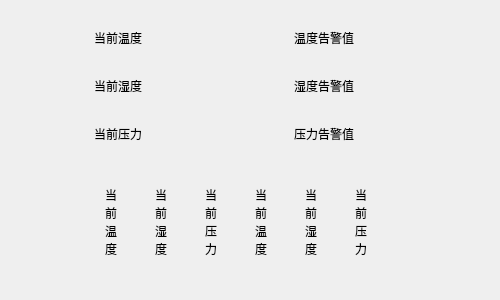
<?xml version="1.0" encoding="UTF-8"?>
<ui version="4.0">
 <class>frmNavLabel</class>
 <widget class="QWidget" name="frmNavLabel">
  <property name="geometry">
   <rect>
    <x>0</x>
    <y>0</y>
    <width>500</width>
    <height>300</height>
   </rect>
  </property>
  <property name="windowTitle">
   <string>Form</string>
  </property>
  <layout class="QGridLayout" name="gridLayout">
   <item row="0" column="1">
    <widget class="NavLabel" name="lab21">
     <property name="minimumSize">
      <size>
       <width>111</width>
       <height>31</height>
      </size>
     </property>
     <property name="maximumSize">
      <size>
       <width>111</width>
       <height>31</height>
      </size>
     </property>
     <property name="text">
      <string>温度告警值</string>
     </property>
     <property name="arrowStyle">
      <enum>NavLabel::ArrowStyle_Left</enum>
     </property>
     <property name="background">
      <color>
       <red>225</red>
       <green>102</green>
       <blue>255</blue>
      </color>
     </property>
    </widget>
   </item>
   <item row="0" column="0">
    <widget class="NavLabel" name="lab11">
     <property name="minimumSize">
      <size>
       <width>111</width>
       <height>31</height>
      </size>
     </property>
     <property name="maximumSize">
      <size>
       <width>111</width>
       <height>31</height>
      </size>
     </property>
     <property name="text">
      <string>当前温度</string>
     </property>
    </widget>
   </item>
   <item row="2" column="0">
    <widget class="NavLabel" name="lab13">
     <property name="minimumSize">
      <size>
       <width>111</width>
       <height>31</height>
      </size>
     </property>
     <property name="maximumSize">
      <size>
       <width>111</width>
       <height>31</height>
      </size>
     </property>
     <property name="text">
      <string>当前压力</string>
     </property>
     <property name="background">
      <color>
       <red>24</red>
       <green>189</green>
       <blue>155</blue>
      </color>
     </property>
    </widget>
   </item>
   <item row="1" column="1">
    <widget class="NavLabel" name="lab22">
     <property name="minimumSize">
      <size>
       <width>111</width>
       <height>31</height>
      </size>
     </property>
     <property name="maximumSize">
      <size>
       <width>111</width>
       <height>31</height>
      </size>
     </property>
     <property name="text">
      <string>湿度告警值</string>
     </property>
     <property name="arrowStyle">
      <enum>NavLabel::ArrowStyle_Left</enum>
     </property>
     <property name="background">
      <color>
       <red>90</red>
       <green>90</green>
       <blue>90</blue>
      </color>
     </property>
    </widget>
   </item>
   <item row="1" column="0">
    <widget class="NavLabel" name="lab12">
     <property name="minimumSize">
      <size>
       <width>111</width>
       <height>31</height>
      </size>
     </property>
     <property name="maximumSize">
      <size>
       <width>111</width>
       <height>31</height>
      </size>
     </property>
     <property name="text">
      <string>当前湿度</string>
     </property>
     <property name="background">
      <color>
       <red>255</red>
       <green>107</green>
       <blue>107</blue>
      </color>
     </property>
    </widget>
   </item>
   <item row="2" column="1">
    <widget class="NavLabel" name="lab23">
     <property name="minimumSize">
      <size>
       <width>111</width>
       <height>31</height>
      </size>
     </property>
     <property name="maximumSize">
      <size>
       <width>111</width>
       <height>31</height>
      </size>
     </property>
     <property name="text">
      <string>压力告警值</string>
     </property>
     <property name="arrowStyle">
      <enum>NavLabel::ArrowStyle_Left</enum>
     </property>
     <property name="background">
      <color>
       <red>46</red>
       <green>138</green>
       <blue>87</blue>
      </color>
     </property>
    </widget>
   </item>
   <item row="3" column="0" colspan="2">
    <layout class="QHBoxLayout" name="horizontalLayout">
     <item>
      <widget class="NavLabel" name="lab31">
       <property name="minimumSize">
        <size>
         <width>33</width>
         <height>111</height>
        </size>
       </property>
       <property name="maximumSize">
        <size>
         <width>33</width>
         <height>111</height>
        </size>
       </property>
       <property name="text">
        <string>当
前
温
度</string>
       </property>
       <property name="arrowStyle">
        <enum>NavLabel::ArrowStyle_Bottom</enum>
       </property>
      </widget>
     </item>
     <item>
      <widget class="NavLabel" name="lab32">
       <property name="minimumSize">
        <size>
         <width>33</width>
         <height>111</height>
        </size>
       </property>
       <property name="maximumSize">
        <size>
         <width>33</width>
         <height>111</height>
        </size>
       </property>
       <property name="text">
        <string>当
前
湿
度</string>
       </property>
       <property name="arrowStyle">
        <enum>NavLabel::ArrowStyle_Bottom</enum>
       </property>
       <property name="background">
        <color>
         <red>255</red>
         <green>107</green>
         <blue>107</blue>
        </color>
       </property>
      </widget>
     </item>
     <item>
      <widget class="NavLabel" name="lab33">
       <property name="minimumSize">
        <size>
         <width>33</width>
         <height>111</height>
        </size>
       </property>
       <property name="maximumSize">
        <size>
         <width>33</width>
         <height>111</height>
        </size>
       </property>
       <property name="text">
        <string>当
前
压
力</string>
       </property>
       <property name="arrowStyle">
        <enum>NavLabel::ArrowStyle_Bottom</enum>
       </property>
       <property name="background">
        <color>
         <red>24</red>
         <green>189</green>
         <blue>155</blue>
        </color>
       </property>
      </widget>
     </item>
     <item>
      <widget class="NavLabel" name="lab41">
       <property name="minimumSize">
        <size>
         <width>33</width>
         <height>111</height>
        </size>
       </property>
       <property name="maximumSize">
        <size>
         <width>33</width>
         <height>111</height>
        </size>
       </property>
       <property name="text">
        <string>当
前
温
度</string>
       </property>
       <property name="arrowStyle">
        <enum>NavLabel::ArrowStyle_Top</enum>
       </property>
       <property name="background">
        <color>
         <red>225</red>
         <green>102</green>
         <blue>255</blue>
        </color>
       </property>
      </widget>
     </item>
     <item>
      <widget class="NavLabel" name="lab42">
       <property name="minimumSize">
        <size>
         <width>33</width>
         <height>111</height>
        </size>
       </property>
       <property name="maximumSize">
        <size>
         <width>33</width>
         <height>111</height>
        </size>
       </property>
       <property name="text">
        <string>当
前
湿
度</string>
       </property>
       <property name="arrowStyle">
        <enum>NavLabel::ArrowStyle_Top</enum>
       </property>
       <property name="background">
        <color>
         <red>90</red>
         <green>90</green>
         <blue>90</blue>
        </color>
       </property>
      </widget>
     </item>
     <item>
      <widget class="NavLabel" name="lab43">
       <property name="minimumSize">
        <size>
         <width>33</width>
         <height>111</height>
        </size>
       </property>
       <property name="maximumSize">
        <size>
         <width>33</width>
         <height>111</height>
        </size>
       </property>
       <property name="text">
        <string>当
前
压
力</string>
       </property>
       <property name="arrowStyle">
        <enum>NavLabel::ArrowStyle_Top</enum>
       </property>
       <property name="background">
        <color>
         <red>46</red>
         <green>138</green>
         <blue>87</blue>
        </color>
       </property>
      </widget>
     </item>
    </layout>
   </item>
  </layout>
 </widget>
 <customwidgets>
  <customwidget>
   <class>NavLabel</class>
   <extends>QLabel</extends>
   <header>navlabel.h</header>
  </customwidget>
 </customwidgets>
 <resources/>
 <connections/>
</ui>
